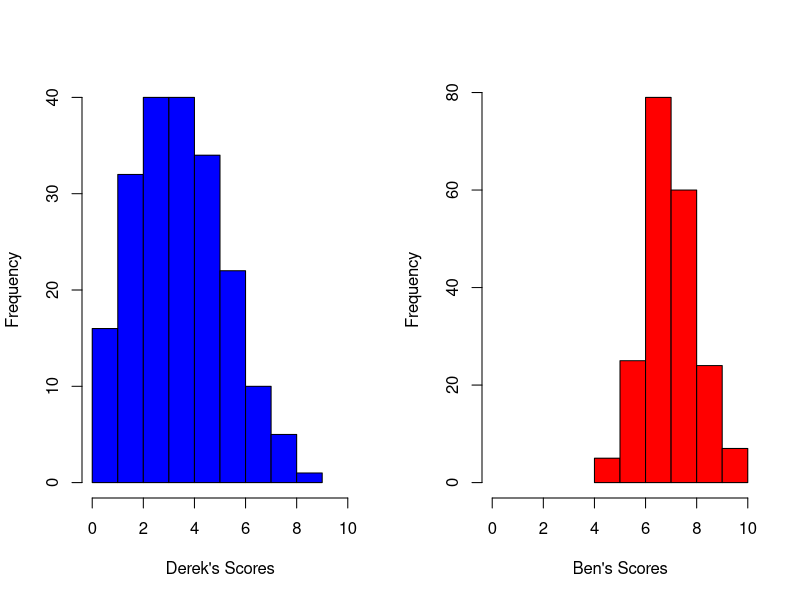
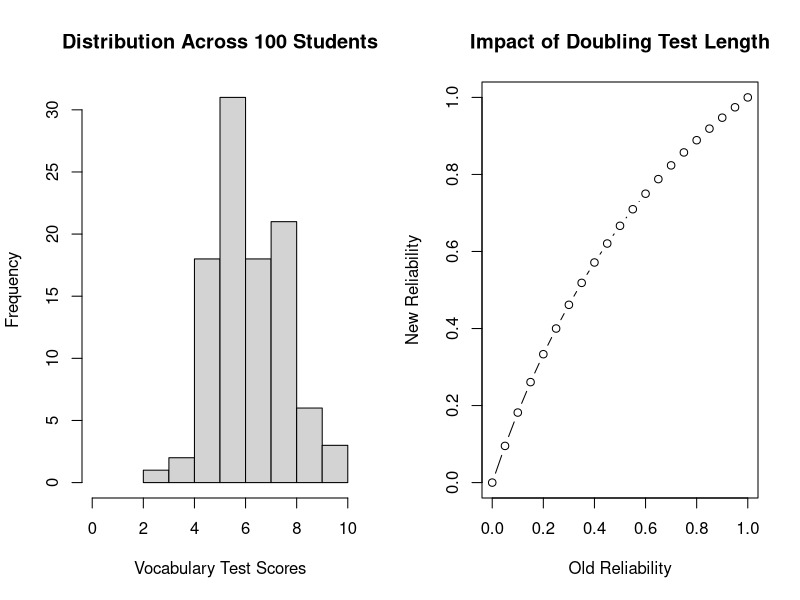
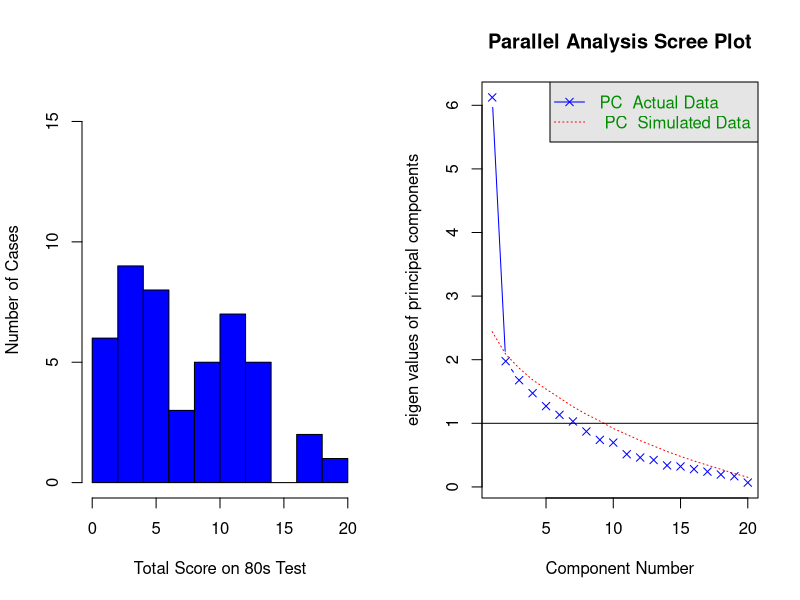

Recreate these plots in R, in order.
## ---- chunk 1
knitr::opts_chunk$set(echo = FALSE)
## ---- chunk 2
library(msm)
set.seed(8971)
derek<-rtnorm(200,3.3,2,lower=0,upper=10) 
derek<-round(derek,digits=1)
set.seed(1234)
ben<-rtnorm(200,7.1,1,lower=0,upper=10)
ben<-round(ben,digits=1)
par(mfrow=c(1,2))
hist(derek,xlim=range(0,10),main='',col="blue",xlab="Derek's Scores")
hist(ben,xlim=range(0,10),breaks=c(4:10),main='',col="red",xlab="Ben's Scores")
## ---- chunk 3
library(msm)
set.seed(345)
x<-rtnorm(100,6.4,1.5,lower=0,upper=10) 
x<-round(x,digits=1)
hist(x,xlim=range(0,10),main="Distribution Across 100 Students",
     xlab="Vocabulary Test Scores")
## ---- chunk 4
rel.old<-seq(from=0, to=1,by=.05) 
rel.new<-2*rel.old/(1+rel.old)
plot(rel.old,rel.new,type="b",xlab="Old Reliability",ylab="New Reliability",
     main="Impact of Doubling Test Length")
## ---- chunk 5
data<-read.csv("80sresults_pilot_data_analysis.csv")
d <- data[,18:37]
total<-apply(d,1,sum)
round(summary(total),1)
hist(total,main=" ",xlab="Total Score on 80s Test"
     ,ylab="Number of Cases",ylim=c(0,16),col="blue")
## ---- chunk 6
library("psych")
x<-alpha(d)
#Standardized Alpha (Equivalent to Equation 11)
round(x$total$std.alpha,3)
#Raw Alpha (Equivalent to Equation 5 in DDLL)
round(x$total$raw_alpha,3)
#Average Interitem Correlation
round(x$total$average_r,3)
## ---- chunk 7
round(x$item.stats[4:7],digits=3)
## ---- chunk 8
m<-ncol(d)
rbar<-x$total$average_r
round(m*rbar/(1+(m-1)*rbar),3)
## ---- chunk 9
fpc<-principal(d,nfactors=1)
V<-fpc$values[1]/ncol(d)
round(V,3)
round(rbar/V,3)
## ---- chunk 10
cm<-cor(d)
fa.parallel(cm, n.obs = nrow(d),fm="pa", fa="pc", 
       main = "Parallel Analysis Scree Plot",
        n.iter=100,error.bars=FALSE,ylabel=NULL,show.legend=TRUE)
